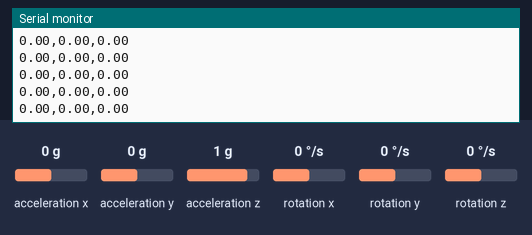
A sketch run on a simulated Arduino Uno, built with avr-gcc and run on an emulated ATmega328P. Shown: the last lines printed to the serial monitor. The test bench sets the inputs (shaded band); at power-on: rotation z 0 °/s, acceleration z 1 g, acceleration x 0 g, acceleration y 0 g, rotation x 0 °/s, rotation y 0 °/s.

Above: at 1.7 s.
1.8 s: rotation z set to -192 °/s
At 2.9 s:
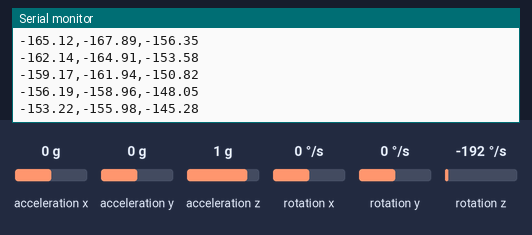
3.3 s: acceleration z set to -1.4 g
At 4.2 s:
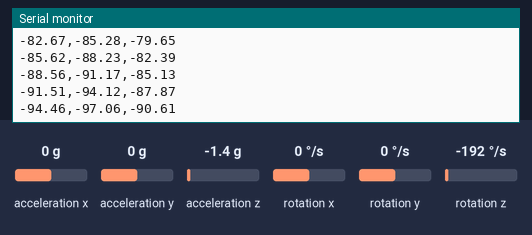
6.3 s: rotation z set to -100 °/s
At 7.3 s:
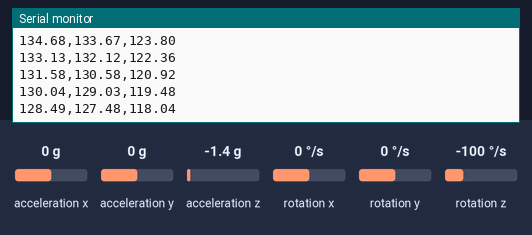
9.3 s: acceleration x set to -1.4 g
At 10.1 s:
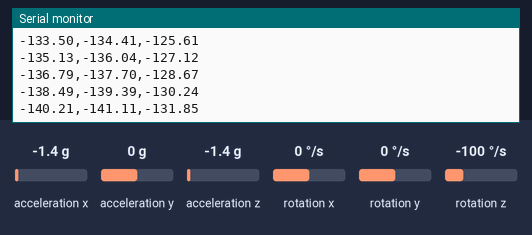
10.8 s: acceleration y set to -1.4 g
At 11.7 s:
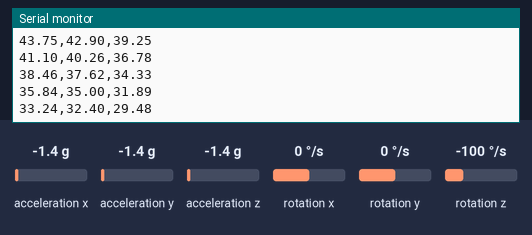
Timing chart, 0 to 13.3 s (numbered marks = the images above; inputs shaded):
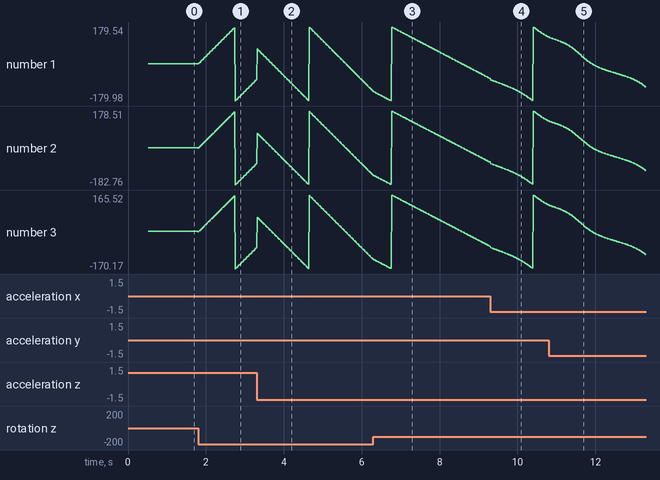

The sketch:

Problem2.ino
```cpp
#include <Kalman.h>

/* Read quaternion and roll, pitch, yaw from MPU6050
* Robotics Course semester fall 2022 _ MiniProject #1
*/


#include "I2Cdev.h"

#include "MPU6050_6Axis_MotionApps20.h"


#if I2CDEV_IMPLEMENTATION == I2CDEV_ARDUINO_WIRE
    #include "Wire.h"
#endif

MPU6050 mpu;
Kalman KFX;
Kalman KFY;
Kalman KFZ;

int16_t _accX, _accY, _accZ;
int16_t _gyroX, _gyroY, _gyroZ;

double roll_KF, pitch_KF, yaw_KF;  // Calculated angle using a kalman filter
double roll_CF, pitch_CF, yaw_CF;  // Calculated angle using a complementary filter

// uncomment "OUTPUT_READABLE_QUATERNION" if you want to see the actual
// quaternion components in a [w, x, y, z] format
// #define OUTPUT_READABLE_QUATERNION

// uncomment "OUTPUT_READABLE_YAWPITCHROLL" if you want to see the yaw/
// pitch/roll angles (in degrees) calculated from the quaternions coming
// from the FIFO.
 #define OUTPUT_READABLE_YAWPITCHROLL

bool dmpReady = false;
uint8_t devStatus;
uint8_t fifoBuffer[64];

Quaternion q;                 // [w, x, y, z]         quaternion container
VectorFloat gravity;          // [x, y, z]            gravity vector
float ypr[3];                 // [yaw, pitch, roll]   yaw/pitch/roll container and gravity vector

uint32_t timer;

// ================================================================
//                          INITIAL SETUP
// ================================================================

void setup() {
    #if I2CDEV_IMPLEMENTATION == I2CDEV_ARDUINO_WIRE
        Wire.begin();
        Wire.setClock(400000);
    #elif I2CDEV_IMPLEMENTATION == I2CDEV_BUILTIN_FASTWIRE
        Fastwire::setup(400, true);
    #endif

    Serial.begin(115200);
    while (!Serial);

    Serial.println(F("Initializing I2C devices..."));
    mpu.initialize();

    Serial.println(F("Testing device connections..."));
    Serial.println(mpu.testConnection() ? F("MPU6050 connection successful") : F("MPU6050 connection failed"));

    Serial.println(F("Initializing DMP..."));
    devStatus = mpu.dmpInitialize();

    mpu.setXGyroOffset(220);
    mpu.setYGyroOffset(76);
    mpu.setZGyroOffset(-85);
    mpu.setZAccelOffset(1788);

    if (devStatus == 0) {
        mpu.CalibrateAccel(6);
        mpu.CalibrateGyro(6);
        mpu.PrintActiveOffsets();
        Serial.println(F("Enabling DMP..."));
        mpu.setDMPEnabled(true);

        dmpReady = true;
    }
    else {
        Serial.print(F("DMP Initialization failed (code "));
        Serial.print(devStatus);
        Serial.println(F(")"));
    }
    timer = micros();
}


// ================================================================
//                        MAIN PROGRAM LOOP
// ================================================================

void loop() {
    if (!dmpReady) return;
    // read a packet from FIFO
    //
    if (mpu.dmpGetCurrentFIFOPacket(fifoBuffer)) {
        #ifdef OUTPUT_READABLE_YAWPITCHROLL
            // display Euler angles in degrees
            mpu.dmpGetQuaternion(&q, fifoBuffer);
            mpu.dmpGetGravity(&gravity, &q);
            mpu.dmpGetYawPitchRoll(ypr, &q, &gravity);
            mpu.getMotion6(&_accX, &_accY, &_accZ, &_gyroX, &_gyroY, &_gyroZ);
            double accX = (double)_accX;
            double accY = (double)_accY;
            double accZ = (double)_accZ;
            double gyroX = (double)_gyroX;
            double gyroY = (double)_gyroY;
            double gyroZ = (double)_gyroZ;

            double dt = (double)(micros() - timer) / 1000000;  // Calculate delta time
            timer = micros();
            //Serial.println(dt);

            double gyroXrate = gyroX / 131.0;
            double gyroYrate = gyroY / 131.0;
            double gyroZrate = gyroZ / 131.0;

            float roll = ypr[2] * 180/M_PI;
            float pitch = ypr[1] * 180/M_PI;
            float yaw = ypr[0] * 180/M_PI;

            KFX.setAngle(roll);
            KFY.setAngle(pitch);
            KFZ.setAngle(yaw);

            roll_CF = roll;
            pitch_CF = pitch;
            yaw_CF = yaw;

            roll_KF = KFX.getAngle(roll, gyroXrate, dt);
            roll_CF = 0.93 * (roll_CF + gyroXrate * dt) + 0.07 * atan(accY / sqrt(accX * accX + accZ * accZ)) * 180/M_PI;;

            pitch_KF = KFY.getAngle(pitch, gyroYrate, dt);
            pitch_CF = 0.93 * (pitch_CF + gyroYrate * dt) + 0.07 * atan2(-accX, accZ) * 180/M_PI;

            yaw_KF = KFZ.getAngle(yaw, gyroZrate, dt);
            yaw_CF = 0.93 * (yaw_CF + gyroZrate * dt) ;

            //Serial.print(roll);
            //Serial.print(",");
            //Serial.print(roll_KF);
            //Serial.print(",");
            //Serial.println(roll_CF);

            //Serial.print(pitch);
            //Serial.print(",");
            //Serial.print(pitch_KF);
            //Serial.print(",");
            //Serial.println(pitch_CF);

            Serial.print(yaw);
            Serial.print(",");
            Serial.print(yaw_KF);
            Serial.print(",");
            Serial.println(yaw_CF);
        #endif
    }

}
```

Measured:
- after the input at 1.8 s, the serial monitor: prints a new line at once (image 1)
- plotted number 1: 0 → -79.06 after the input at 1.8 s
- plotted number 2: 0 → -81.76 after the input at 1.8 s
- plotted number 3: 0 → -76.29 after the input at 1.8 s
